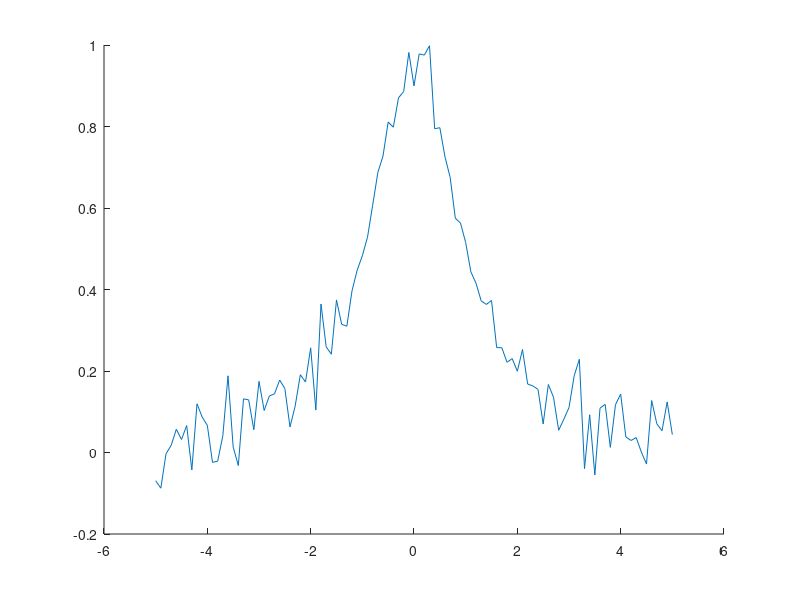
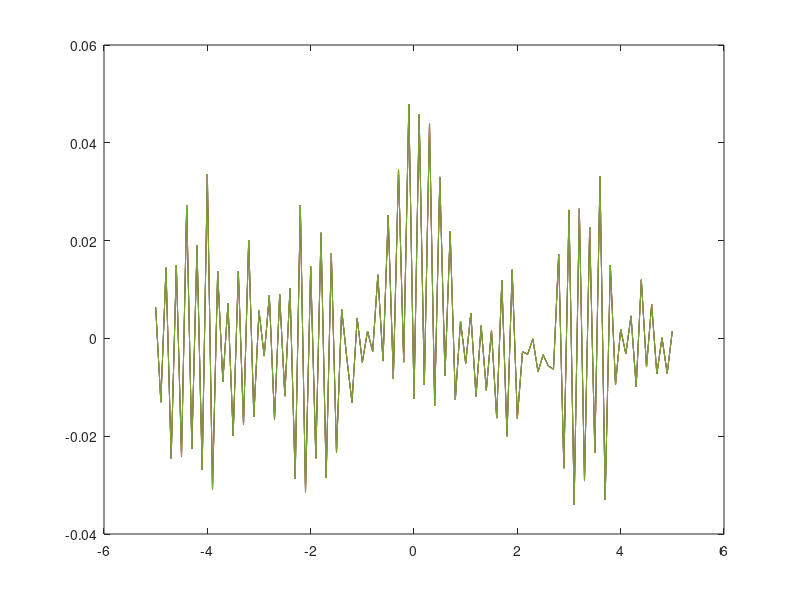

MATLAB code to generate these figures, in order:
function main ()
clear all;
close all;
hold on;

tmin=-5;tmax=5;pas=0.1;
t=[tmin:pas:tmax];
n=length(t);

f0=(1+t.^2).^(-1);
f=f0+0.05*randn(1,n)

figure(1);
plot(t,f)

N=5;
fr=zeros(5, n);

for i=1:N
    fr(i,:)= ifft(fft(f).*sinc(t));
end

figure(2);
plot(t,real(fr));


end

function y=porte(t,a)
y=(abs(t)<a/2)/a;
end